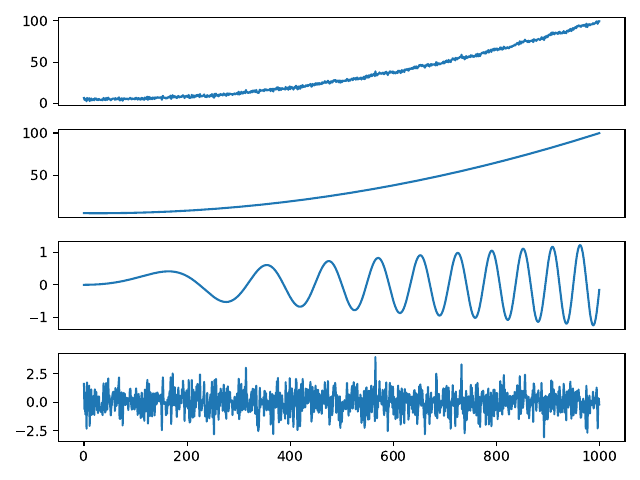

Reproduce this figure in Python.
import matplotlib.pyplot as plt
import numpy as np

if __name__ == '__main__':
    np.random.seed(1)
    N = 1000
    time = np.arange(N)

    trend = 0.0001 * time**2 - 0.005 * time + 5
    amplitude = 0.25 + 0.001 * time  
    frequency = 0.00001 * time 
    sezon = amplitude * np.sin(2 * np.pi * frequency * time)
    variatii = np.random.normal(0, 1, N)
    y = trend + sezon + variatii
    #tidx = pd.date_range('2019-01-01', periods = N, freq = 'D')

    fig, axs = plt.subplots(4)
    axs[0].get_xaxis().set_ticks([])
    axs[1].get_xaxis().set_ticks([])
    axs[2].get_xaxis().set_ticks([])

    axs[0].plot(y)
    axs[1].plot(trend)
    axs[2].plot(sezon)
    axs[3].plot(time, variatii)
    plt.tight_layout()
    plt.savefig('./labs/12/01.pdf')
    plt.show()